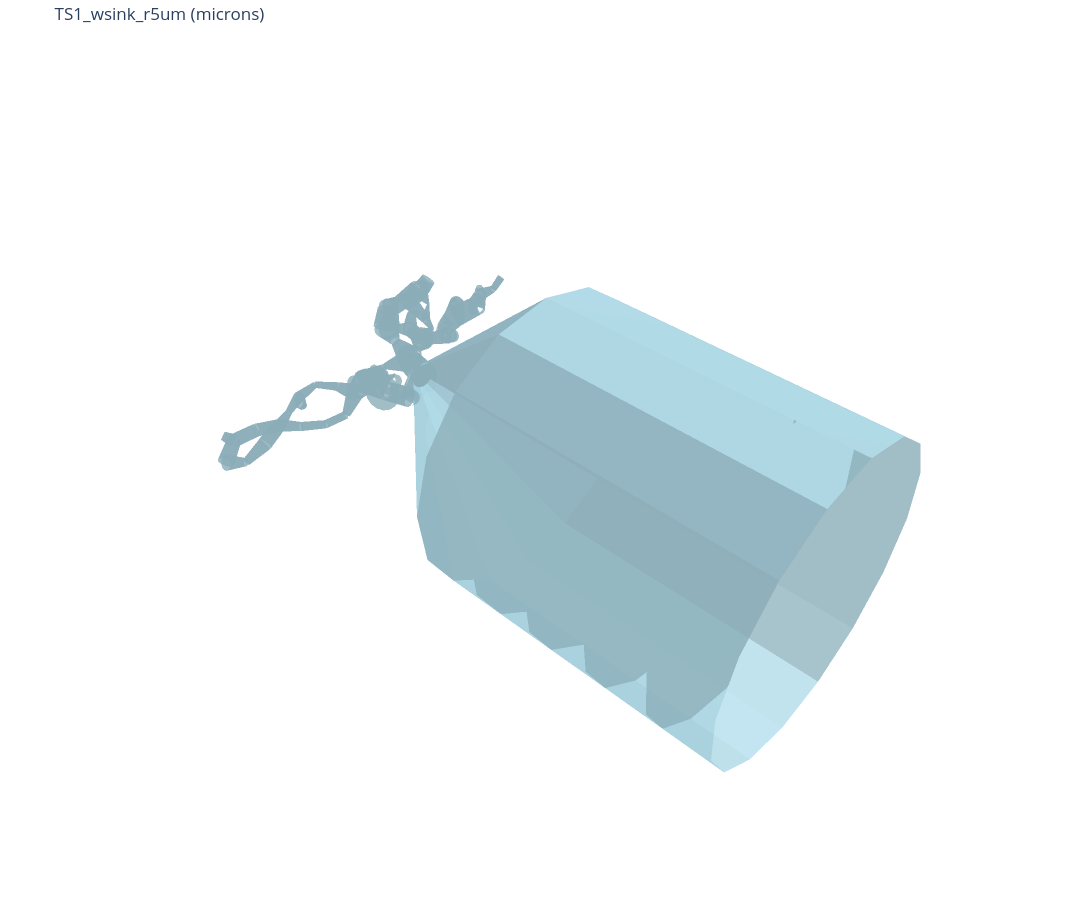
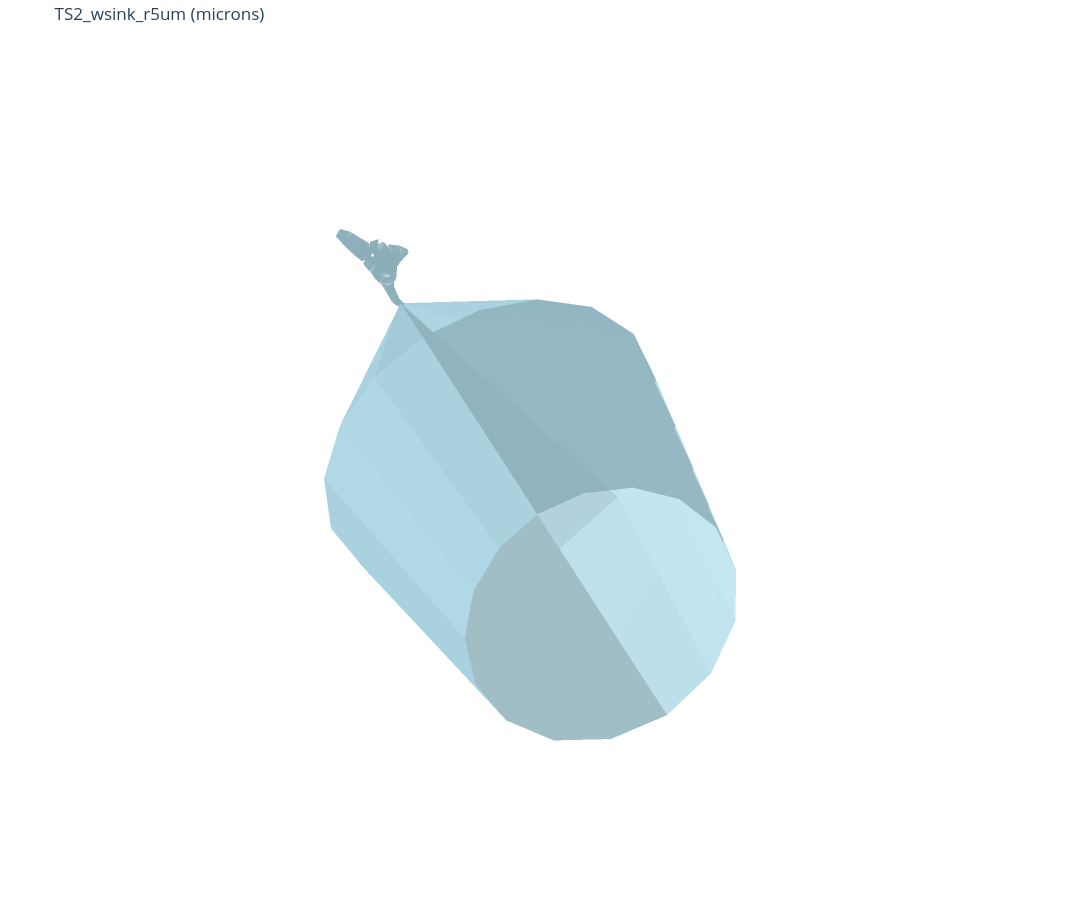
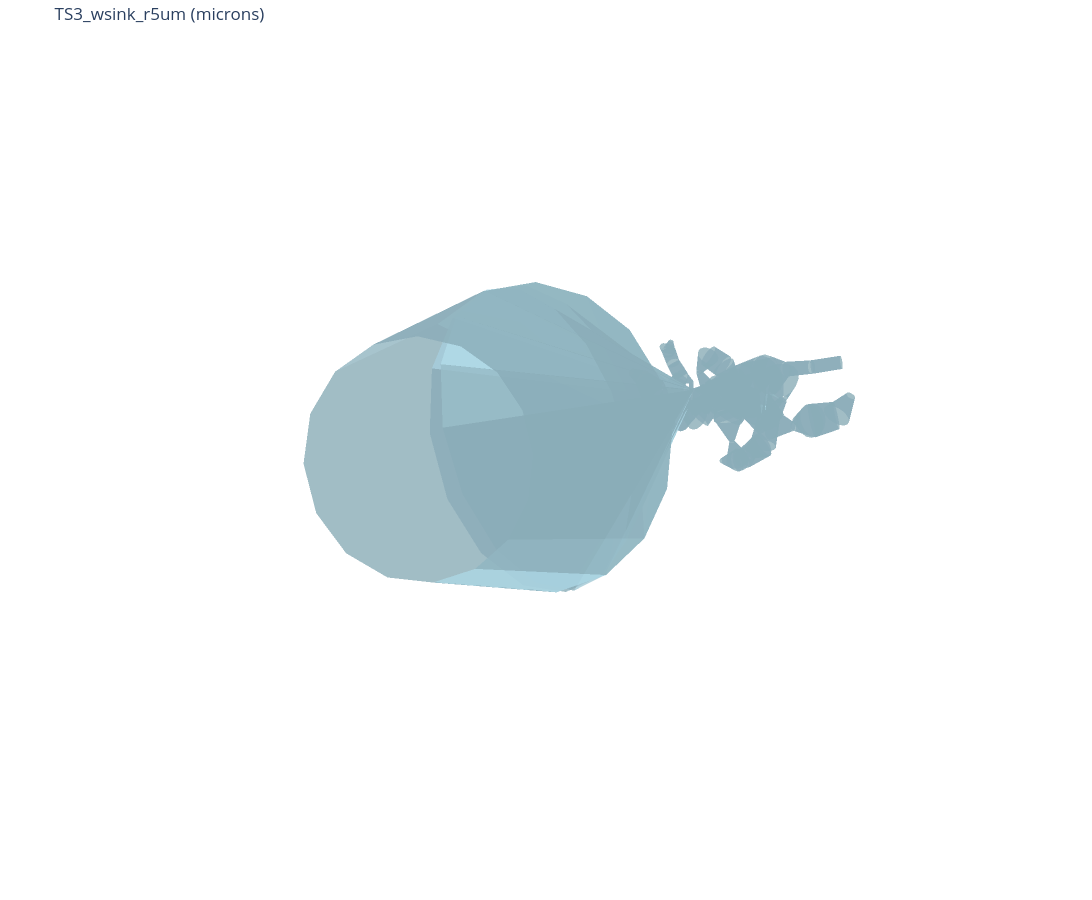
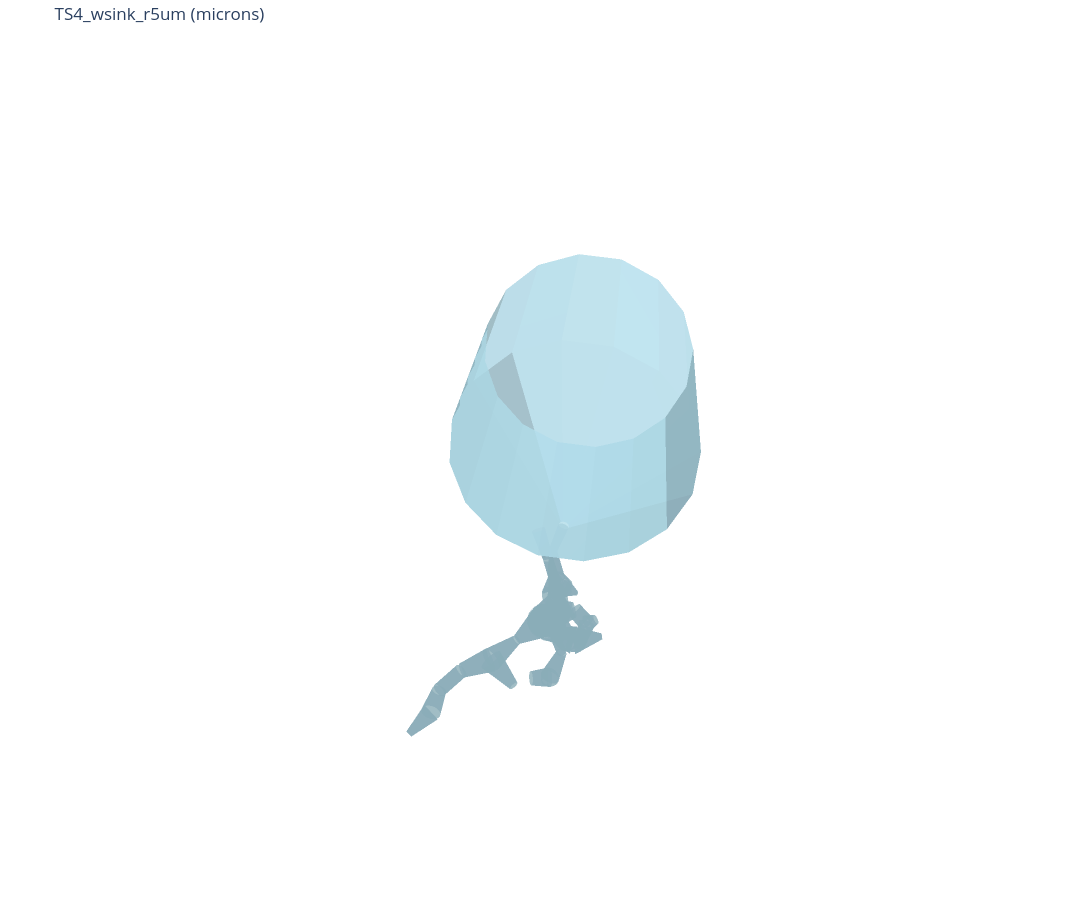

Write notebook code for charts like these, in order.
### Code cell
for swc_path in swc_paths:
    stem = swc_path.name.split("_wsink_", 1)[0]
    model = SWCModel.from_swc_file(str(swc_path), validate_reconnections=False)

    fig = plot_model(
        swc_model=model,
        slider=False,
        title=f"{swc_path.stem} ({UNITS})",
        show_axes=False,
        show_frusta=True,
        show_centroid=False,
        width=1200,
        height=900,
    )
    fig.show()

### Figure 1 — Plotly figure (JSON) as saved in the notebook; plotly's stock layout.template omitted (floating-point values rounded to 4 significant figures; data arrays with more than 128 entries replaced by an {"elided": "..."} marker saying what was removed)
{"data": [{"color": "lightblue", "flatshading": true, "i": {"elided": "2976 int values"}, "j": {"elided": "2976 int values"}, "k": {"elided": "2976 int values"}, "name": "frusta", "opacity": 0.8, "type": "mesh3d", "x": {"elided": "2976 float values"}, "y": {"elided": "2976 float values"}, "z": {"elided": "2976 float values"}}], "layout": {"height": 900, "margin": {"b": 0, "l": 0, "r": 0, "t": 40}, "scene": {"aspectmode": "data", "xaxis": {"visible": false}, "yaxis": {"visible": false}, "zaxis": {"visible": false}}, "showlegend": false, "title": {"text": "TS1_wsink_r5um (microns)"}, "width": 1200}}

### Figure 2 — Plotly figure (JSON) as saved in the notebook; plotly's stock layout.template omitted (floating-point values rounded to 4 significant figures; data arrays with more than 128 entries replaced by an {"elided": "..."} marker saying what was removed)
{"data": [{"color": "lightblue", "flatshading": true, "i": {"elided": "864 int values"}, "j": {"elided": "864 int values"}, "k": {"elided": "864 int values"}, "name": "frusta", "opacity": 0.8, "type": "mesh3d", "x": {"elided": "864 float values"}, "y": {"elided": "864 float values"}, "z": {"elided": "864 float values"}}], "layout": {"height": 900, "margin": {"b": 0, "l": 0, "r": 0, "t": 40}, "scene": {"aspectmode": "data", "xaxis": {"visible": false}, "yaxis": {"visible": false}, "zaxis": {"visible": false}}, "showlegend": false, "title": {"text": "TS2_wsink_r5um (microns)"}, "width": 1200}}

### Figure 3 — Plotly figure (JSON) as saved in the notebook; plotly's stock layout.template omitted (floating-point values rounded to 4 significant figures; data arrays with more than 128 entries replaced by an {"elided": "..."} marker saying what was removed)
{"data": [{"color": "lightblue", "flatshading": true, "i": {"elided": "2656 int values"}, "j": {"elided": "2656 int values"}, "k": {"elided": "2656 int values"}, "name": "frusta", "opacity": 0.8, "type": "mesh3d", "x": {"elided": "2656 float values"}, "y": {"elided": "2656 float values"}, "z": {"elided": "2656 float values"}}], "layout": {"height": 900, "margin": {"b": 0, "l": 0, "r": 0, "t": 40}, "scene": {"aspectmode": "data", "xaxis": {"visible": false}, "yaxis": {"visible": false}, "zaxis": {"visible": false}}, "showlegend": false, "title": {"text": "TS3_wsink_r5um (microns)"}, "width": 1200}}

### Figure 4 — Plotly figure (JSON) as saved in the notebook; plotly's stock layout.template omitted (floating-point values rounded to 4 significant figures; data arrays with more than 128 entries replaced by an {"elided": "..."} marker saying what was removed)
{"data": [{"color": "lightblue", "flatshading": true, "i": {"elided": "1632 int values"}, "j": {"elided": "1632 int values"}, "k": {"elided": "1632 int values"}, "name": "frusta", "opacity": 0.8, "type": "mesh3d", "x": {"elided": "1632 float values"}, "y": {"elided": "1632 float values"}, "z": {"elided": "1632 float values"}}], "layout": {"height": 900, "margin": {"b": 0, "l": 0, "r": 0, "t": 40}, "scene": {"aspectmode": "data", "xaxis": {"visible": false}, "yaxis": {"visible": false}, "zaxis": {"visible": false}}, "showlegend": false, "title": {"text": "TS4_wsink_r5um (microns)"}, "width": 1200}}
